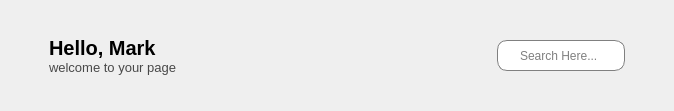
        <widget class="QWidget" name="header_widget" native="true">
         <layout class="QHBoxLayout" name="horizontalLayout_5">
          <item>
           <layout class="QHBoxLayout" name="horizontalLayout_4">
            <item>
             <widget class="QPushButton" name="pushButton">
              <property name="styleSheet">
               <string notr="true">border:none;</string>
              </property>
              <property name="text">
               <string/>
              </property>
              <property name="icon">
               <iconset>
                <normaloff>:/ /Icons/menu.png</normaloff>:/ /Icons/menu.png</iconset>
              </property>
              <property name="iconSize">
               <size>
                <width>29</width>
                <height>35</height>
               </size>
              </property>
              <property name="checkable">
               <bool>true</bool>
              </property>
             </widget>
            </item>
            <item>
             <layout class="QVBoxLayout" name="verticalLayout_13">
              <property name="spacing">
               <number>0</number>
              </property>
              <property name="topMargin">
               <number>25</number>
              </property>
              <property name="bottomMargin">
               <number>25</number>
              </property>
              <item>
               <widget class="QLabel" name="label">
                <property name="font">
                 <font>
                  <pointsize>15</pointsize>
                  <bold>true</bold>
                 </font>
                </property>
                <property name="text">
                 <string>Hello, Mark</string>
                </property>
               </widget>
              </item>
              <item>
               <widget class="QLabel" name="label_5">
                <property name="font">
                 <font>
                  <pointsize>10</pointsize>
                 </font>
                </property>
                <property name="styleSheet">
                 <string notr="true">color: rgb(72, 72, 72);</string>
                </property>
                <property name="text">
                 <string>welcome to your page</string>
                </property>
               </widget>
              </item>
             </layout>
            </item>
           </layout>
          </item>
          <item>
           <spacer name="horizontalSpacer_3">
            <property name="orientation">
             <enum>Qt::Orientation::Horizontal</enum>
            </property>
            <property name="sizeHint" stdset="0">
             <size>
              <width>314</width>
              <height>20</height>
             </size>
            </property>
           </spacer>
          </item>
          <item>
           <layout class="QHBoxLayout" name="horizontalLayout_3">
            <property name="rightMargin">
             <number>25</number>
            </property>
            <item>
             <widget class="QLineEdit" name="lineEdit">
              <property name="minimumSize">
               <size>
                <width>0</width>
                <height>31</height>
               </size>
              </property>
              <property name="maximumSize">
               <size>
                <width>16777215</width>
                <height>31</height>
               </size>
              </property>
              <property name="styleSheet">
               <string notr="true">QLineEdit{
	padding-left:20px;
	border: 1px solid gray;
	border-radius: 10px;
}</string>
              </property>
              <property name="placeholderText">
               <string>Search Here...</string>
              </property>
             </widget>
            </item>
            <item>
             <widget class="QLabel" name="label_6">
              <property name="maximumSize">
               <size>
                <width>40</width>
                <height>40</height>
               </size>
              </property>
              <property name="text">
               <string/>
              </property>
              <property name="pixmap">
               <pixmap>:/ /Icons/profile.png</pixmap>
              </property>
              <property name="scaledContents">
               <bool>true</bool>
              </property>
             </widget>
            </item>
           </layout>
          </item>
         </layout>
        </widget>
